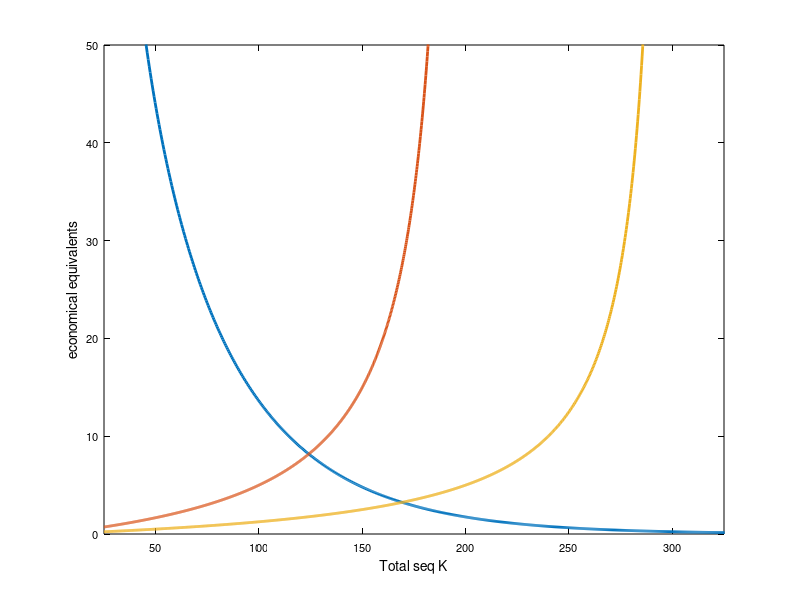

This chart was generated by the following MATLAB code: (Note: this script raises an error after producing the figure.)
%%% main econ analysis %%%

clear all
close all
clc

%% Importing variabels

load('Ground_truth.mat')
load('DefColors.mat')
load('Colores.mat')

%% Parameters for (marginal) cost and utility functions

BC = 1e2;
D0 = 15;
K0 = 25;

Klim1 = 200;
Klim2 = 300;
alpha1 = 5;
alpha2 = 2.5;

m = 5e3;
alpha = 5e2;
beta = 0.75;
Kref  = 50;
D = @(K) D0 * exp(-K./Kref);
d = @(K) D0-D(K);

C = @(K) m*K + BC;
U = @(K) alpha*d(K).^beta; 

MC = @(K) (m/(D0*Kref)) * exp(K./Kref);
MU = @(K) alpha*beta*d(K).^(beta-1);

dCdK = @(K) m*ones(size(K));
dUdK = @(K) alpha * beta * ((D0^(beta))/Kref) * (1-exp(-(K-K0)./Kref)).^(beta-1) .* exp(-(K-K0)./Kref);

K = linspace(K0,5e2,1e3);
K1 = linspace(K0,Klim1-1e-2,1e3);
K2 = linspace(K0,Klim2-1e-2,1e3);
h = figure('units','centimeters','position',[3,3,5,5]);

plot(K,dUdK(K),'LineWidth',2)
hold on
% yyaxis right
plot(K1,alpha1*K1./(Klim1-K1),'LineWidth',2)
hold on
plot(K2,alpha2*K2./(Klim2-K2),'LineWidth',2)
hold on
ylim([0 50])
% plot(K,dCdK(K))
% hold on
% plot(K,dUdK(K))

% ylim([0 100])
xlim([K0 325])
set(gca,'FontSize',8,'XColor','k','YColor','k')%,'TickLength',[0.025 0.025])
xlabel('Total seq K','FontSize',10)
ylabel('economical equivalents','FontSize',10)

%% Importing previous results

%load('Experimento_Definitivo_mode1.mat')
% load('results_simulation.mat')

Tin_true = zeros(1,4);
for i = 1:k-1
    [~,B] = find(Nobs_com_weekly(i+1,:)>0,1,'first');
    Tin_true(i) = T(B);
end

Q_com = cell(k-1,1);
Q_POE = cell(k-1,1);

for i = 1:k-1
    Q_com{i} = nan(length(q),length(K_ind));
    Q_POE{i} = nan(length(q),length(K_ind));
    for j = 1:length(K_ind)
        Q_com{i}(:,j) = quantile(Tdet_com{i}(:,j)-Tin_true(i),q);
        Q_POE{i}(:,j) = quantile(Tdet_POE{i}(:,j)-Tin_true(i),q);
    end
end

h = figure('units','centimeters','position',[3,3,18,18]);
for i = 1:k-1
    subplot(2,2,i)
    
    % Plotting the lower interval for the 95% CI
    ysim_q = Q_com{i};
    patch([K_ind fliplr(K_ind)],[ysim_q(1,:) fliplr(ysim_q(2,:))],Default(i+1,:),'FaceAlpha',0.15,'LineStyle','none','HandleVisibility','off');%,[0 0.5 0],'FaceColor','interpolate')
    hold on
    % Plotting the upper interval for the 95% CI
    patch([K_ind fliplr(K_ind)],[ysim_q(4,:) fliplr(ysim_q(5,:))],Default(i+1,:),'FaceAlpha',0.15,'LineStyle','none','HandleVisibility','off');%,[0 0.5 0],'FaceColor','interpolate')
    hold on
    % Plotting the lower interval for the 68% CI
    patch([K_ind fliplr(K_ind)],[ysim_q(2,:) fliplr(ysim_q(3,:))],Default(i+1,:),'FaceAlpha',0.25,'LineStyle','none','HandleVisibility','off');%,[0 0.5 0],'FaceColor','interpolate')
    hold on
    % Plotting the upper interval for the 68% CI
    patch([K_ind fliplr(K_ind)],[ysim_q(3,:) fliplr(ysim_q(4,:))],Default(i+1,:),'FaceAlpha',0.25,'LineStyle','none','HandleVisibility','off');%,[0 0.5 0],'FaceColor','interpolate')
    hold on
    % Plotting the median trend
    plot(K_ind,ysim_q(3,:),'Color',Default(i+1,:),'LineWidth',2)
    hold on
    xlabel('Total number of sequenced samples K','FontSize',10)
    title(strcat('GS mode ',num2str(mode)),'FontSize',12)
    ylabel('Delay in detection','FontSize',10)
    xlim([K_ind(1) K_ind(end)])
    ylim([0 10])
    xlim([0 250])
    set(gca,'FontSize',8,'XColor','k','YColor','k')
end

%

% print(h,strcat('GS_mode_',num2str(mode),'_kcom_',num2str(P.K)),'-dpdf')
% print(h,strcat('GS_mode_',num2str(mode),'_kcom_',num2str(P.K)),'-djpeg')

